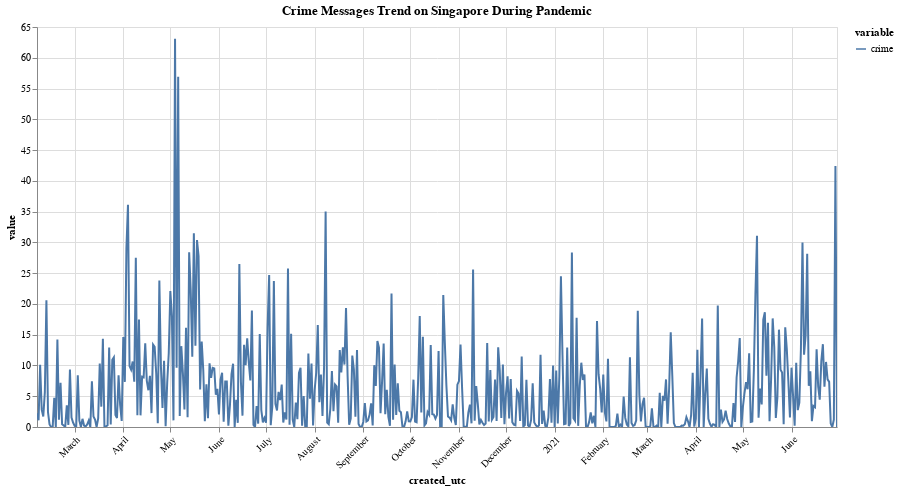

The notebook cell this image was saved under:
### Code cell
selection = alt.selection_multi(fields=['variable'], bind='legend')

sentiment_trend = alt.Chart(crime, title='Crime Messages Trend on Singapore During Pandemic').mark_line().encode(
        x=alt.X(
            "created_utc:T",
            axis=alt.Axis(title="created_utc")
        ),
        y='value',
        color='variable:N',
    ).properties(
        width=800,
        height=400
    ).configure_axisX(
        labelAngle=-45,
    ).interactive().add_selection(
        selection
    )

sentiment_trend

### Figure 1 — Vega-Lite specification as saved in the notebook (floating-point values rounded to 4 significant figures; data arrays with more than 128 entries replaced by an {"elided": "..."} marker saying what was removed)
{"config": {"view": {"continuousWidth": 400, "continuousHeight": 300}, "axisX": {"labelAngle": -45}}, "data": {"name": "data-42513a7b1cfa28fb444c78258c568cc9"}, "mark": "line", "encoding": {"color": {"type": "nominal", "field": "variable"}, "x": {"type": "temporal", "axis": {"title": "created_utc"}, "field": "created_utc"}, "y": {"type": "quantitative", "field": "value"}}, "height": 400, "selection": {"selector113": {"type": "interval", "bind": "scales", "encodings": ["x", "y"]}, "selector112": {"type": "multi", "fields": ["variable"], "bind": "legend"}}, "title": "Crime Messages Trend on Singapore During Pandemic", "width": 800, "$schema": "https://vega.github.io/schema/vega-lite/v4.8.1.json", "datasets": {"data-42513a7b1cfa28fb444c78258c568cc9": {"elided": "510 records"}}}
